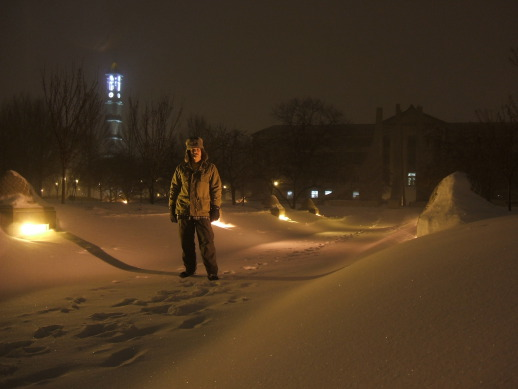
%> input picture P1-snow.jpg, 518 x 389 px
$ octave --eval "result = myhisteq(imread('P1-snow.jpg'));"   (GNU Octave 9; MATLAB toolbox functions it lacks are replaced by stand-ins)
%> lines starting %> are read from the running program, lines starting %| are printed output that depends on the picture
function J = myhisteq(I)
%This function takes an image, examines its histogram,
%and equalizes the histogram to balance the colors of
%the image. Unlike MatLab's histeq, this function allows
%for the equalization of color images.
%
%Erin Rasmussen
%rasmusse
%Fall 2011
img = rgb2hsv(I);
%> img: size 389x518x3 double; mean H, S, V 0.0894, 0.539, 0.284
V = img(:,:,3);
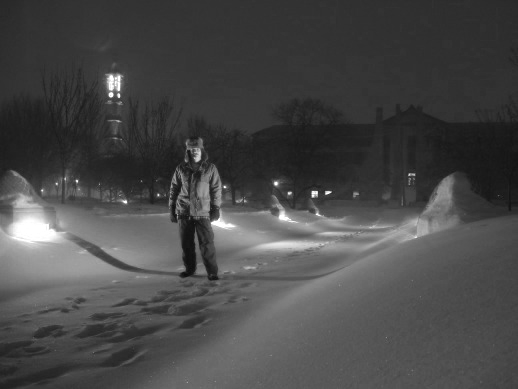
%> V: size 389x518 double; min 0.0471, max 1, mean 0.284
figure;
imhist(V);
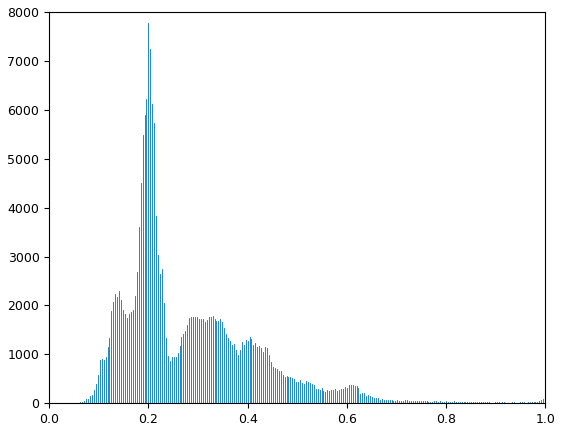
%> figure redrawn from the program's plot data; highest point at x = 0.2, y = 7771
[Hist,val] = imhist(V);
%> Hist = 256 values, max 7771 at index 52, min 0 at index 1, mean 787.1; val = 256 values from 0 to 1
CumHist = cumsum(Hist);
%> CumHist = 256 values from 0 to 201502
CumMin = CumHist(1);
%> CumMin = 0
Vprime = zeros(size(V,1), size(V,2));
%Each color intensity value must be traversed. While doing
%this, each pixel in the image with that particular value
%receives a new value based on the histogram equalization
%equation.
for i=1:length(Hist),
    pair = V==val(i);
    temp = floor(255*(CumHist(i) - CumMin) / ((size(V,1) * size(V, 2)) - CumMin));
    Vprime(pair) = temp;
end
%> this loop made 256 passes
%> temp on passes 1 to 3: 0, 0, 0
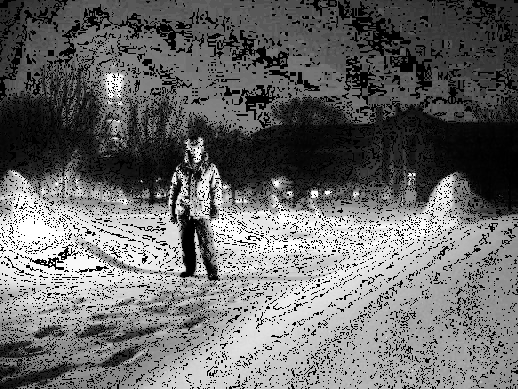
%> Vprime: size 389x518 double; min 0, max 255, mean 107.5
figure;
imhist(Vprime);
img = img.*255;
%> img: size 389x518x3 double; mean H, S, V 22.8, 137.3, 72.5
img(:,:,3) = Vprime;
%> img: size 389x518x3 double; mean H, S, V 22.8, 137.3, 107.5
img = uint8(img);
%> img: size 389x518x3 uint8; mean H, S, V 22.8, 137.3, 107.5
img = im2double(img);
%> img: size 389x518x3 double; mean H, S, V 0.0892, 0.539, 0.422
J = hsv2rgb(img);
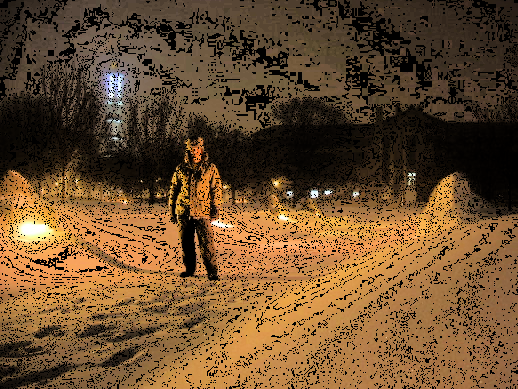
%> J: size 389x518x3 double; mean R, G, B 0.421, 0.307, 0.184
%> `result = myhisteq(imread('P1-snow.jpg'));`:
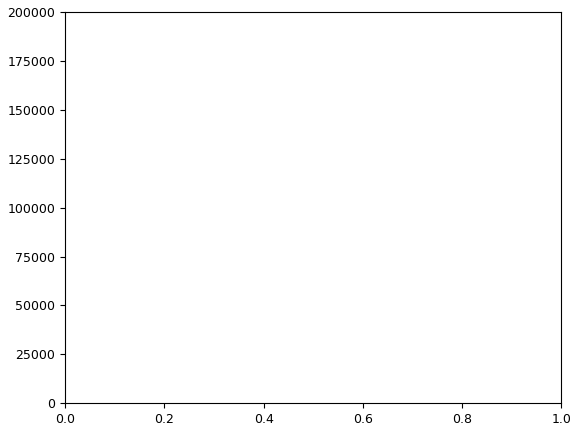
%> figure redrawn from the program's plot data; highest point at x = 1, y = 164150
end
